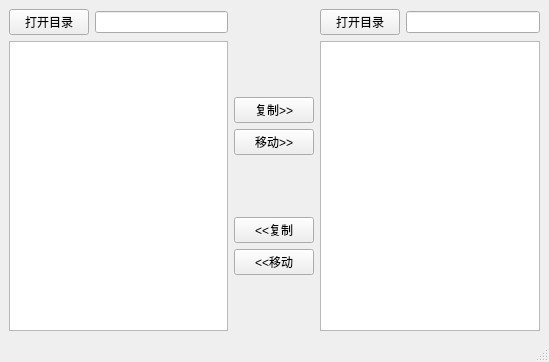
<?xml version="1.0" encoding="UTF-8"?>
<ui version="4.0">
 <class>MainWindow</class>
 <widget class="QMainWindow" name="MainWindow">
  <property name="geometry">
   <rect>
    <x>0</x>
    <y>0</y>
    <width>549</width>
    <height>362</height>
   </rect>
  </property>
  <property name="windowTitle">
   <string>MainWindow</string>
  </property>
  <widget class="QWidget" name="centralwidget">
   <layout class="QGridLayout" name="gridLayout">
    <item row="0" column="0">
     <layout class="QHBoxLayout" name="horizontalLayout">
      <item>
       <widget class="QPushButton" name="open_l_btn">
        <property name="text">
         <string>打开目录</string>
        </property>
       </widget>
      </item>
      <item>
       <widget class="QLineEdit" name="l_le"/>
      </item>
     </layout>
    </item>
    <item row="0" column="2">
     <layout class="QHBoxLayout" name="horizontalLayout_2">
      <item>
       <widget class="QPushButton" name="open_r_btn">
        <property name="text">
         <string>打开目录</string>
        </property>
       </widget>
      </item>
      <item>
       <widget class="QLineEdit" name="r_le"/>
      </item>
     </layout>
    </item>
    <item row="1" column="1">
     <layout class="QVBoxLayout" name="verticalLayout_3">
      <item>
       <layout class="QVBoxLayout" name="verticalLayout">
        <item>
         <widget class="QPushButton" name="copy_l_btn">
          <property name="text">
           <string>复制&gt;&gt;</string>
          </property>
         </widget>
        </item>
        <item>
         <widget class="QPushButton" name="move_l_btn">
          <property name="text">
           <string>移动&gt;&gt;</string>
          </property>
         </widget>
        </item>
       </layout>
      </item>
      <item>
       <layout class="QVBoxLayout" name="verticalLayout_2">
        <item>
         <widget class="QPushButton" name="copy_r_btn">
          <property name="text">
           <string>&lt;&lt;复制</string>
          </property>
         </widget>
        </item>
        <item>
         <widget class="QPushButton" name="move_r_btn">
          <property name="text">
           <string>&lt;&lt;移动</string>
          </property>
         </widget>
        </item>
       </layout>
      </item>
     </layout>
    </item>
    <item row="1" column="0">
     <widget class="QListWidget" name="l_lw"/>
    </item>
    <item row="1" column="2">
     <widget class="QListWidget" name="r_lw"/>
    </item>
   </layout>
  </widget>
  <widget class="QMenuBar" name="menubar">
   <property name="geometry">
    <rect>
     <x>0</x>
     <y>0</y>
     <width>549</width>
     <height>23</height>
    </rect>
   </property>
  </widget>
  <widget class="QStatusBar" name="statusbar"/>
 </widget>
 <resources/>
 <connections/>
</ui>
